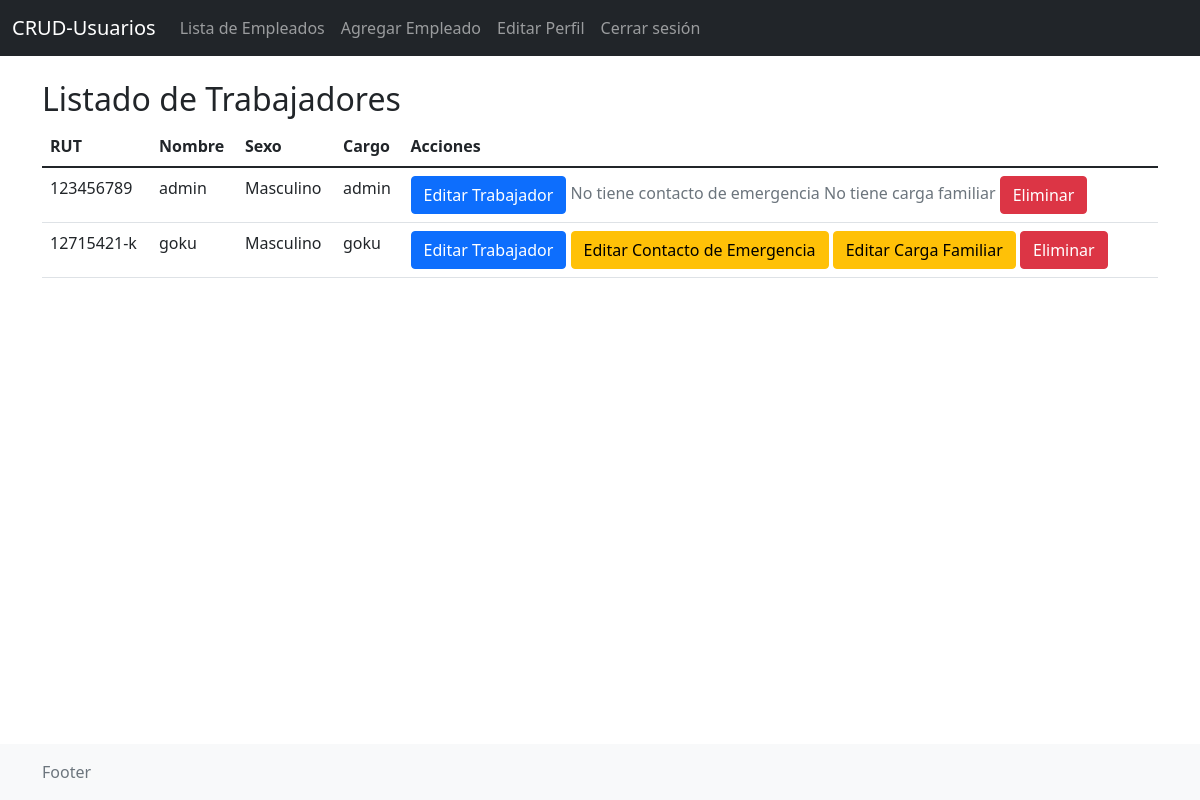
/empleados/ (signed in), run on an earlier commit of the app's database.
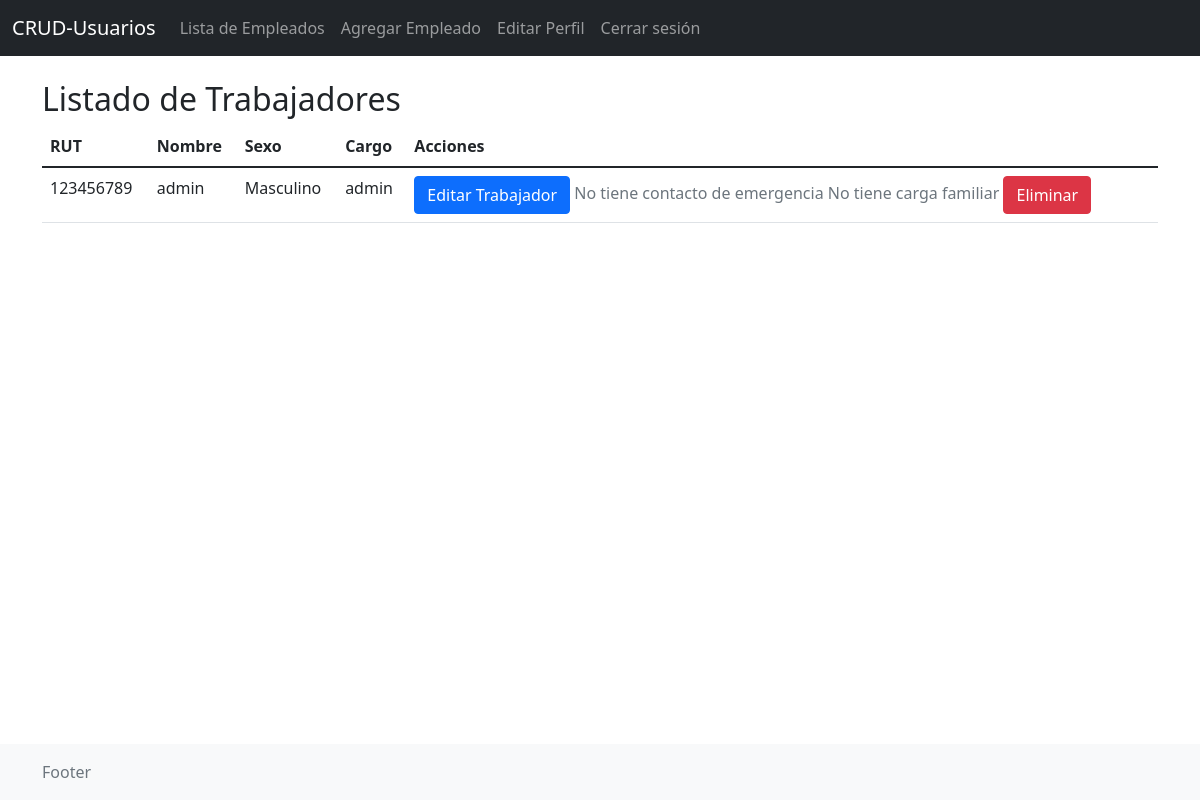
And on a later commit of the database.
### miapp/models.py (models this page shows, shortened)
class Trabajador(models.Model):
    user = models.OneToOneField(User, on_delete=models.CASCADE, null=True, blank=True)  # Relación con usuario
    rut = models.CharField(max_length=12, unique=True)
    nombre = models.CharField(max_length=255)
    sexo = models.CharField(max_length=10, choices=[('Masculino', 'Masculino'), ('Femenino', 'Femenino')])
    direccion = models.CharField(max_length=255)
    telefono = models.CharField(max_length=20)
    cargo = models.CharField(max_length=100)
    fecha_ingreso = models.DateField()
    area = models.CharField(max_length=100)
    departamento = models.CharField(max_length=100)

### miapp/views.py (the view)
# urls.py: path('empleados/', views.listar_trabajadores, name='listar_empleados'),
@user_passes_test(is_admin)
@login_required
def listar_trabajadores(request):
    trabajadores = Trabajador.objects.all()
    return render(request, 'listar_trabajadores.html', {'trabajadores': trabajadores})

### miapp/views.py (called while the page is built)
def is_admin(user):
    return user.is_staff

### templates/listar_trabajadores.html
{% extends 'base.html' %}
{% block content %}
<h2>Listado de Trabajadores</h2>
<table class="table">
    <thead>
        <tr>
            <th>RUT</th>
            <th>Nombre</th>
            <th>Sexo</th>
            <th>Cargo</th>
            <th>Acciones</th>
        </tr>
    </thead>
    <tbody>
        {% for trabajador in trabajadores %}
        <tr>
            <td>{{ trabajador.rut }}</td>
            <td>{{ trabajador.nombre }}</td>
            <td>{{ trabajador.sexo }}</td>
            <td>{{ trabajador.cargo }}</td>
            <td>
                <a href="{% url 'editar_trabajador' trabajador.pk %}" class="btn btn-primary">Editar Trabajador</a>
                {% if trabajador.contactos_emergencia.count > 0 %}
                    <a href="{% url 'editar_contacto_emergencia' trabajador.contactos_emergencia.first.pk %}" class="btn btn-warning">Editar Contacto de Emergencia</a>
                {% else %}
                    <span class="text-muted">No tiene contacto de emergencia</span>
                {% endif %}
                {% if trabajador.cargas_familiares.count > 0 %}
                    <a href="{% url 'editar_carga_familiar' trabajador.cargas_familiares.first.pk %}" class="btn btn-warning">Editar Carga Familiar</a>
                {% else %}
                    <span class="text-muted">No tiene carga familiar</span>
                {% endif %}
                <a href="{% url 'eliminar_trabajador' trabajador.pk %}" class="btn btn-danger">Eliminar</a>
            </td>
        </tr>
        {% endfor %}
    </tbody>
</table>
{% endblock %}

### templates/base.html (shortened to what this page needs)
<!DOCTYPE html>
<html lang="es">
 <head>
   <link href="https://cdn.jsdelivr.net/npm/bootstrap@5.1.3/dist/css/bootstrap.min.css" rel="stylesheet">
 </head>
 <body>
  <nav class="navbar navbar-expand-lg navbar-dark bg-dark">
    <div class="container-fluid">
        <a class="navbar-brand" href="{% url 'home' %}">CRUD-Usuarios</a>
        <div class="collapse navbar-collapse" id="navbarNav">
            <ul class="navbar-nav">
                {% if user.is_authenticated %}
                    {% if user.is_staff %}
                        <li class="nav-item">
                            <a class="nav-link" href="{% url 'listar_empleados' %}">Lista de Empleados</a>
                        </li>
                        <li class="nav-item">
                            <a class="nav-link" href="{% url 'agregar_empleado' %}">Agregar Empleado</a>
                        </li>
                    {% endif %}
                    <li class="nav-item">
                        <a class="nav-link" href="{% url 'user_edit' %}">Editar Perfil</a>
                    </li>
                    <li class="nav-item">
                        <a class="nav-link" href="{% url 'logout' %}">Cerrar sesión</a>
                    </li>
                {% else %}
                    <li class="nav-item">
                        <a class="nav-link" href="{% url 'login' %}">Iniciar sesión</a>
                    </li>
                {% endif %}
            </ul>
        </div>
    </div>
</nav>
   <div class="content container mt-4">
     {% block content %}
     {% endblock %}
   </div>
   <footer class="footer mt-auto py-3 bg-light">
     <div class="container">
       <span class="text-muted">Footer</span>
     </div>
   </footer>
 </body>
</html>

### templates/base.html (style rules this page uses)
body { display: flex; flex-direction: column; min-height: 100vh; }
.content { flex: 1; }
.footer { background-color: #f1f1f1; padding: 10px; }

What changed in the data, as far as the page shows it:
removed Trabajador: rut "12715421-k", nombre "goku", sexo "Masculino", cargo "goku", shows "Editar Contacto de Emergencia", shows "Editar Carga Familiar"
